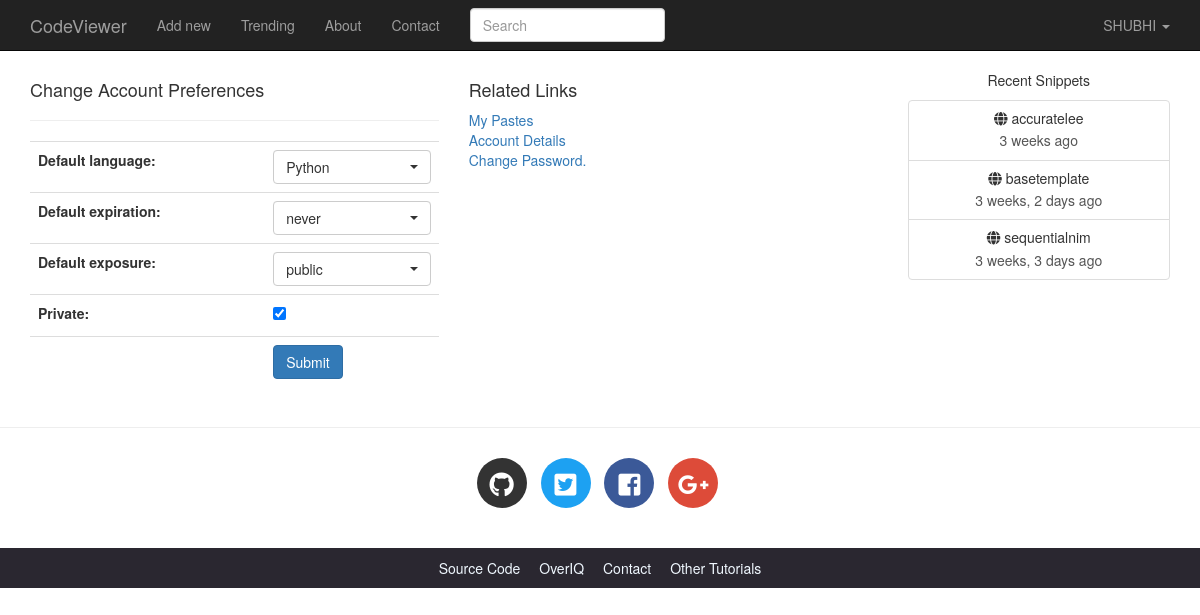
Page /settings/ (signed in) on the committed database.
### codeviewer/models.py (models this page shows, shortened)
class Snippet(models.Model):
    title=models.CharField(max_length=100,blank=True)
    orig_code=models.TextField()
    high_code=models.TextField(help_text='readonly field')
    slug=models.SlugField(max_length=100,unique=True,help_text='readonly field')
    expiration=models.CharField(max_length=10,choices=Preference.expiration_choices)
    exposure=models.CharField(max_length=10,choices=Preference.exposure_choices)
    hits=models.IntegerField(default=0,help_text='readonly field')
    created_on=models.DateTimeField(auto_now_add=True)
    user=models.ForeignKey(User,on_delete=models.CASCADE)
    language=models.ForeignKey(Language,on_delete=models.CASCADE)
    tag=models.ManyToManyField('Tag',blank=True)
    def get_absolute_url(self):
        return reverse('codeviewer:snippetdetail',args=[self.slug])
    class Meta:
        ordering=['-created_on']

### codeviewer/views.py (the view)
# urls.py: re_path('^settings/$',views.settings,name='settings'),
@login_required
def settings(request):
    user=get_object_or_404(User,id=request.user.id)
    if request.POST:
        f=SettingForm(request.POST,instance=user.profile)
        if f.is_valid():
            f.save()
            messages.add_message(request,messages.INFO,'Settings updated.')
            return redirect('codeviewer:settings')
    else:
        f=SettingForm(instance=user.profile)
    return render(request,'codeviewer/settings.html',{'form':f})

### codeviewer/forms.py
class SettingForm(forms.ModelForm):
    class Meta:
        model=Author
        fields=('default_language','default_expiration','default_exposure','private')
        widgets = {
            'default_language': forms.Select(attrs={'class': 'selectpicker foo form-control',
                                                    'data-live-search': 'true',
                                                    'data-size': '5'}),
            'default_expiration': forms.Select(attrs={'class': 'selectpicker form-control'}),
            'default_exposure': forms.Select(attrs={'class': 'selectpicker form-control'})
        }

### codeviewer/context_processors.py (called while the page is built)
def recent_snippet(request):
    return dict(recent_snippet=Snippet.objects.filter(exposure='public').order_by('-id')[:8])

### codeviewer/models.py (called while the page is built)
    def __str__(self):
        return self.name

### codeviewer/templates/codeviewer/settings.html (shortened to what this page needs)
{% extends 'codeviewer/base.html' %}
{% load static %}
{% load humanize %}
{% block main %}
    <div class="row">
        <div class="col-lg-6 col-md-6 col-sm-6">
            <h4>Change Account Preferences</h4>
            <hr>
            <form action="" method="post" class="form-horizontal" >
                <table class="table">
                    {{ form.as_table }}
                    <tr>
                        <td>&nbsp;</td>
                        <td><button type="submit" class="btn btn-primary">Submit</button></td>
                    </tr>
                </table>
            </form>
        </div>
        <div class="col-lg-6 col-md-6 col-sm-6">
            <h4>Related Links</h4>
            <p>
                <a href="">My Pastes</a> <br>
                <a href="{%url 'codeviewer:user_detail' %}">Account Details</a> <br>
                <a href="/password-change/">Change Password.</a> <br>
            </p>
        </div>
    </div>
{% endblock %}

### codeviewer/templates/codeviewer/base.html (shortened to what this page needs)
<!DOCTYPE html>
<html lang="en">
<head>
    {% load static %}
    {% load humanize %}
    <link rel="stylesheet" href="{% static 'codeviewer/css/bootstrap.min.css' %}" >
    <link rel="stylesheet" href="{% static 'codeviewer/css/bootstrap-select.min.css' %}" >
    <link href="https://use.fontawesome.com/releases/v5.0.7/css/all.css" rel="stylesheet">
    <link rel="stylesheet" href="{% static 'codeviewer/css/main.css' %}">
    <link rel="stylesheet" href="{% static 'codeviewer/css/default.css' %}">
</head>
<body>
<nav class="navbar navbar-default navbar-inverse navbar-fixed-top">
    <div class="container">
        <div class="navbar-header">
            <a class="navbar-brand" href="{% url 'codeviewer:index' %}">CodeViewer</a>
        </div>
        <div class="collapse navbar-collapse" id="bs-example-navbar-collapse-1">
            <ul class="nav navbar-nav">
                <li {% if request.path == '/' %}class='active'{% endif %} >
                    <a href="{% url 'codeviewer:index' %}">Add new</a>
                </li>
                <li {% if request.path == '/trending/' %}class='active'{% endif %}>
                    <a href="{%url 'codeviewer:trendingsnippet' %}">Trending<span class="sr-only">(current)</span></a>
                </li>
                <li {% if request.path == '/about/' %}class='active'{% endif %}>
                    <a href="">About</a>
                </li>
                <li {% if request.path == '/contact/' %}class='active'{% endif %}>
                    <a href="{%url 'codeviewer:contact' %}">Contact</a>
                </li>
            </ul>
            <form action="{% url 'codeviewer:search' %}" class="navbar-form navbar-left" method="get">
                <div class="form-group">
                    <input type="text" name="query" class="form-control" placeholder="Search" value="{{request.GET.query}}">
                </div>
            </form>
            <ul class="nav navbar-nav navbar-right">
                <li class="dropdown">
                    <a href="#" class="dropdown-toggle" data-toggle="dropdown" role="button"
                       aria-haspopup="true" aria-expanded="false">
                        {% if request.user.is_authenticated %}
                            {{ request.user.username|upper }}
                        {% else %}
                            GUEST
                        {% endif %}
                        <span class="caret"></span>
                    </a>
                </li>
            </ul>
        </div>
    </div>
</nav>
<div class="container">
    <div class="row">
        <div class="col-lg-9 col-md-9">
            {% block main %}{% endblock %}
        </div>
        <div class="col-lg-3 col-md-3 text-center hidden-sm hidden-xs">
            <p>Recent Snippets</p>
            <div class="list-group">
              {% for recent in recent_snippet %}
                <a href="{{ recent.get_absolute_url }}" class="list-group-item">
                    <h5 class="list-group-item-heading"><span class="fas fa-globe"
                        "></span> {{ recent.title }}</h5>
                    <p class="list-group-item-text">{{ recent.created_on|naturaltime }}</p>
                </a>
                {% endfor %}
                </div>
          </div>
    </div>
</div>
<hr>
<footer>
    <div class="social-icons">
        <div class="container text-center">
            <ul class="list-inline">
                <li class="list-inline-item social-github">
                    <a href="https://github.com/">
                        <i class="fab fa-github"></i>
                    </a>
                </li>
                <li class="list-inline-item social-twitter">
                    <a href="https://twitter.com/">
                        <i class="fab fa-twitter-square"></i>
                    </a>
                </li>
                <li class="list-inline-item social-facebook">
                    <a href="https://www.facebook.com/">
                        <i class="fab fa-facebook-square"></i>
                    </a>
                </li>
                <li class="list-inline-item social-google-plus">
                    <a href="https://plus.google.com/">
                        <i class="fab fa-google-plus-g"></i>
                    </a>
                </li>
            </ul>
        </div>
    </div>
    <div class="main-footer">
        <div class="container text-center">
            <ul>
                <li><a href="#">Source Code</a></li>
                <li><a href="#">OverIQ</a></li>
                <li><a href="#">Contact</a></li>
                <li><a href="#">Other Tutorials</a></li>
            </ul>
        </div>
    </div>
</footer>
</body>
</html>

### codeviewer/static/codeviewer/css/main.css (style rules this page uses)
body { padding-top: 70px; }
.social-icons { margin: 30px 0; }
footer .social-icons ul.list-inline li a { display: block; width: 50px; height: 50px; color: #fff; border-radius: 100%; font-size: 25px; line-height: 50px; }
footer .social-icons ul.list-inline li.social-github a { background-color: #333; transition: all .2s ease-in-out; }
footer .social-icons ul.list-inline li.social-twitter a { background-color: #1da1f2; transition: all .2s ease-in-out; }
footer .social-icons ul.list-inline li.social-facebook a { background-color: #3b5998; transition: all .2s ease-in-out; }
footer .social-icons ul.list-inline li.social-google-plus a { background-color: #dd4b39; transition: all .2s ease-in-out; }
.main-footer { background-color: #2a2730; }
.main-footer ul { margin-top: 10px; padding-left: 0; }
.main-footer li { display: inline; }
.main-footer li a { color: aliceblue; }
.main-footer li+ li { margin-left: 15px; }

### rows in the picture
Snippet: title "accuratelee", created_on "3 weeks ago"
Snippet: title "basetemplate", created_on "3 weeks, 2 days ago"
Snippet: title "sequentialnim", created_on "3 weeks, 3 days ago"

### other values in the picture
{{ request.user.username|upper }} "SHUBHI"
